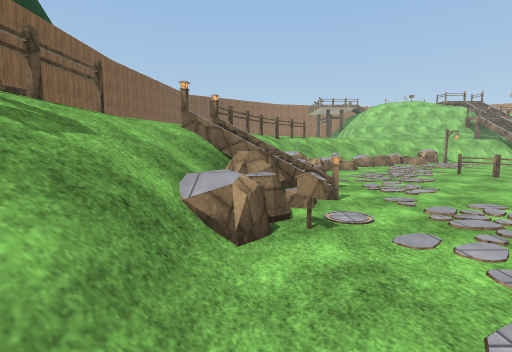
view 1 (above)

21 first-person views from a walk through a 3-D level made in the Unity game engine. The camera is 1.5 m above the floor, tilts 6° down and sees 85° across. The floor is counted in squares, 2 m on a side. Each view is taken from the middle of a square. On the plan, view 1 faces up. The plan holds only what a view shows up to about 10 squares ahead; the rest is blank. The place goes on beyond the plan. The player character is not drawn. Some animated figures are left out. Some surface patterns are stand-ins.

view 2
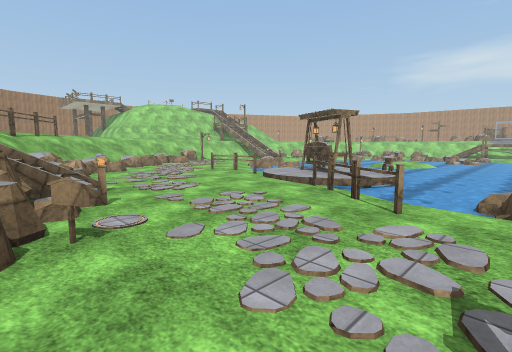

view 3
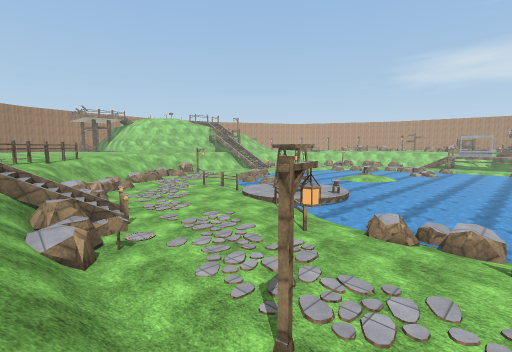

view 4
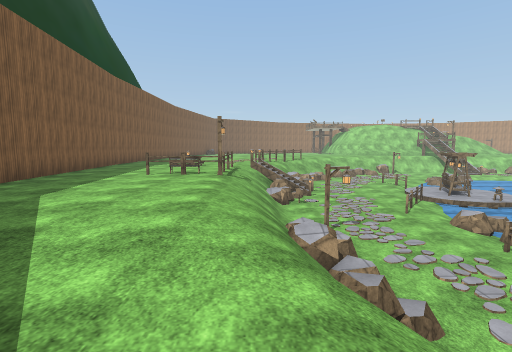

view 5
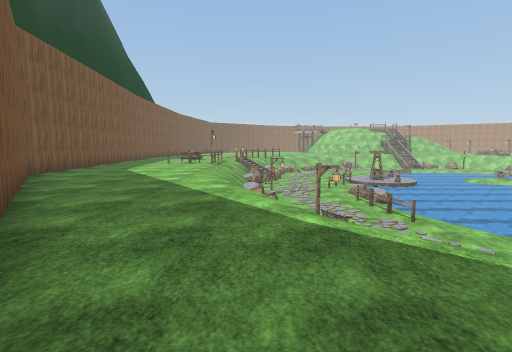

view 6
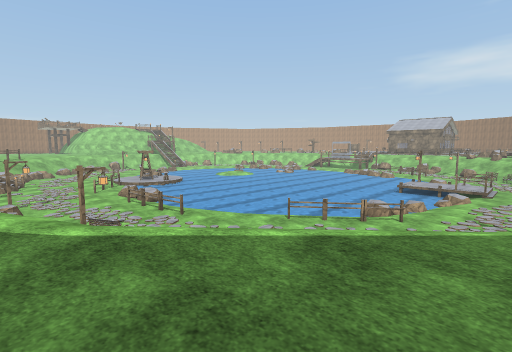

view 7
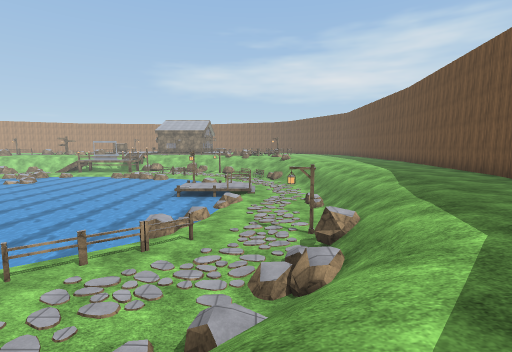

view 8
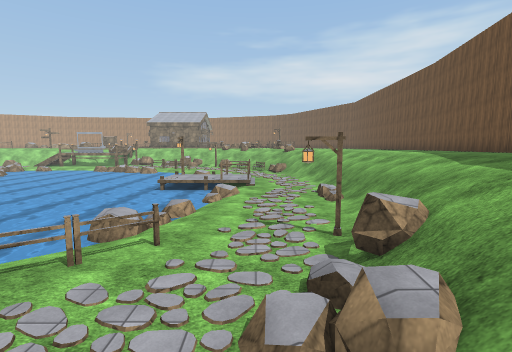

view 9
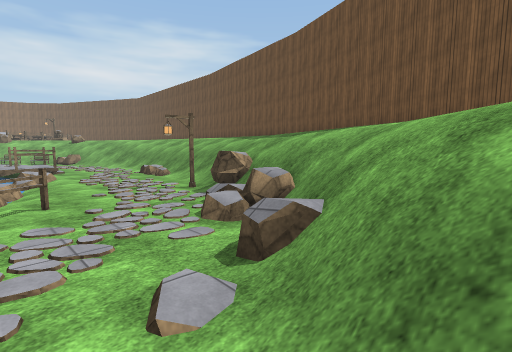

view 10
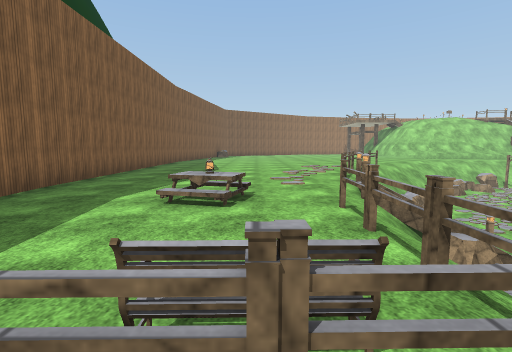

view 11
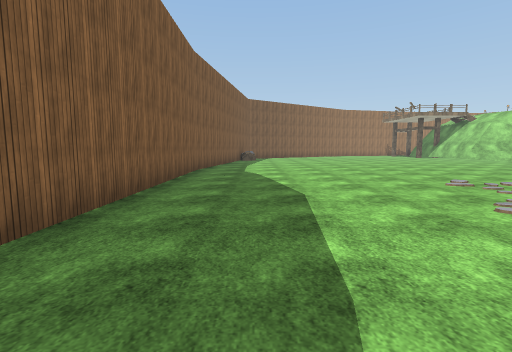

view 12
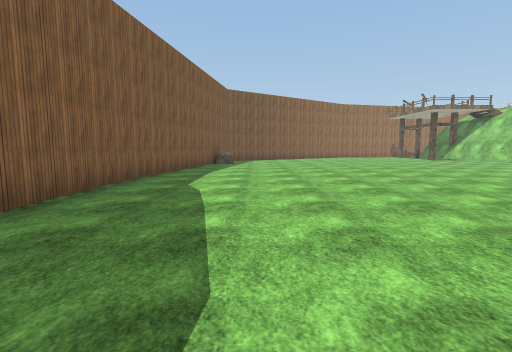

view 13
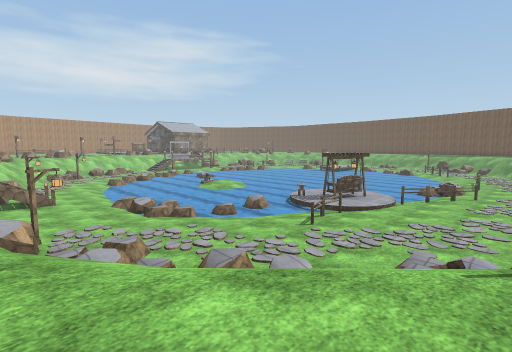

view 14
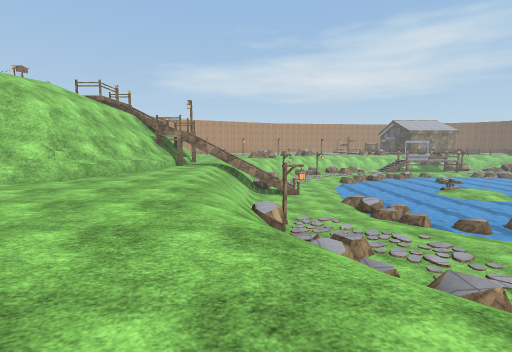

view 15
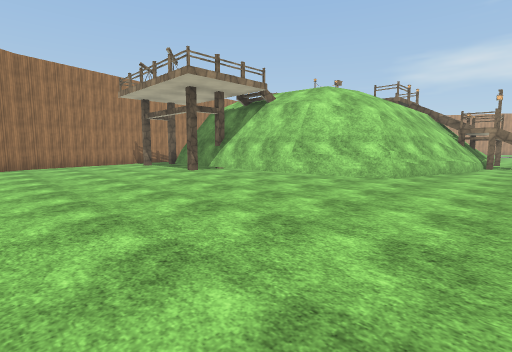

view 16
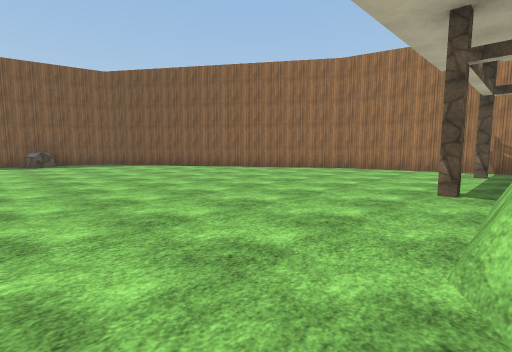

view 17
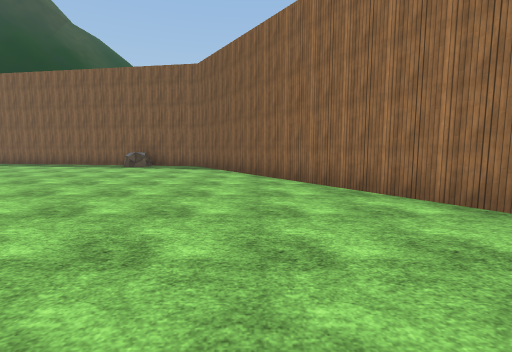

view 18
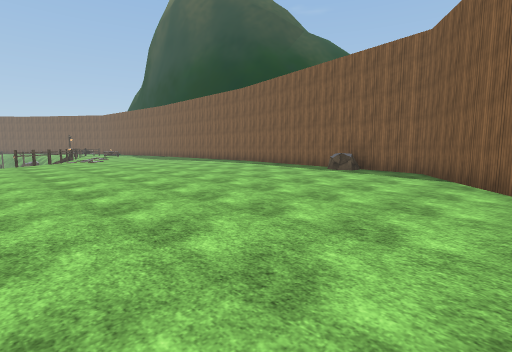

view 19
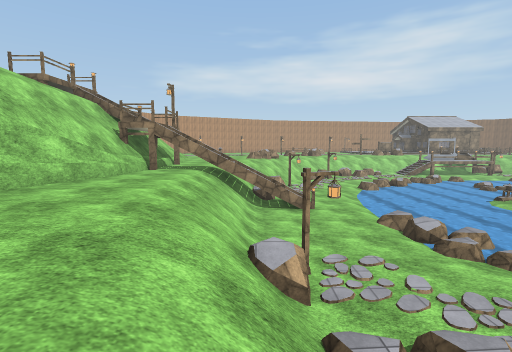

view 20
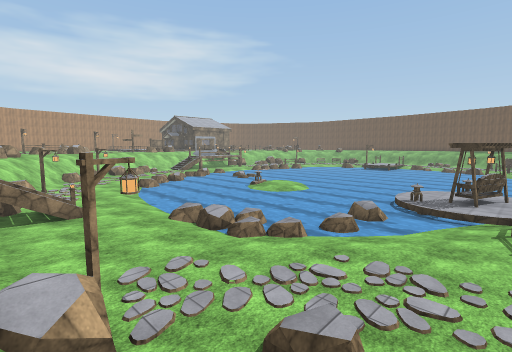

view 21
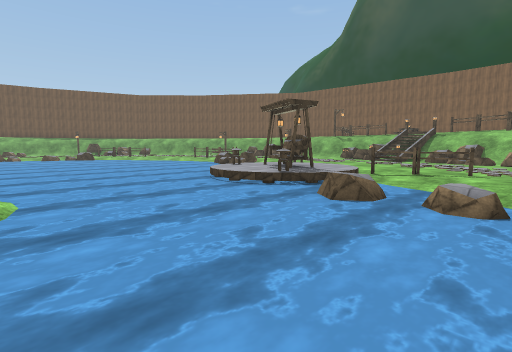

### Floor plan
Key: @ floor where view 1 was taken; # wall or solid block; x gap in a wall; . main floor; - floor 2 m lower than the main floor; _ floor 2.5 m lower than the main floor; < floor 2.75 m lower than the main floor; ( floor 3 m lower than the main floor; : floor 5.5 m higher than the main floor; / step, stairs or slope; = window, fence, low wall or low ledge; ≈ water the walk keeps out of; ^ raised ledge; v drop or lower ground.
Columns run from 7 left of view 1 to 16 right of it. Each row starts with its distance up from view 1.
 29          ######
 28        ###...#
 27       ##......
 26     ###.......:
 25    ##.........:
 24  ###.........#:
 23  #............://
 22  #............#v/ /#
 21  #=...........#v////=
 20  #.............#/////#/
 19   .............##//////
 18 #.............../##//#/
 17 #....................=/
 16 #....................//
 15 #............./////////
 14 #...........///////// =
 13 #.........//#=vv#____/_
 12 #........// ==^__<_____/
 11 #......./##^^=___<///___
 10 #......##==  __//==≈((((
  9 #......##=^____/(((((((
  8 #.....##==___#/(≈((((((
  7 #.....##=#___=/(^((((((
  6 #.....####___//((((((((
  5 #.....=///____#_((((///
  4 #..=///##_____#__(((/
  3 #....=/=____=___(((((
  2 #....=//__ =/((((((((
  1 #..#/#//__x_(((((((((
  0 #...../@/__=^((((((((
 -1 #....//=#__=^(((((((
 -2 #...../==__#≈(((((((
 -3 ##..../==__#((((((((((
 -4  #..../==__#/(((((((((
 -5  #....////__/(((((((((
 -6  ##..../ =___/((((((((
 -7   #..../   __#((((((((
 -8   ##..../   _#/((((((-
 -9    ##.../ //__#/=≈(((-
-10       ...///_____//=(--=
-11       ....////___//__//
-12        ....//=v#_/___/
-13            .///////=_/
-14             ..////////
-15              ...//////
-16           ###........
-17              ###.....
-18                ######

Where each view was taken, in squares from view 1:
view 1: 0 up, 0 right, facing up
view 2: 0 up, 0 right, facing up-right
view 3: 2 down, 1 left, facing up-right
view 4: 7 down, 1 left, facing up
view 5: 12 down, 0 right, facing up
view 6: 12 down, 0 right, facing up-right
view 7: 11 down, 2 right, facing right
view 8: 11 down, 4 right, facing right
view 9: 9 down, 3 right, facing down-right
view 10: 0 up, 3 left, facing up
view 11: 5 up, 5 left, facing up
view 12: 8 up, 4 left, facing up
view 13: 14 up, 2 right, facing down-right
view 14: 14 up, 2 right, facing right
view 15: 16 up, 1 right, facing up-right
view 16: 19 up, 7 right, facing up-left
view 17: 25 up, 5 right, facing left
view 18: 25 up, 3 right, facing down-left
view 19: 14 up, 5 right, facing right
view 20: 14 up, 6 right, facing down-right
view 21: 9 up, 13 right, facing down-left
